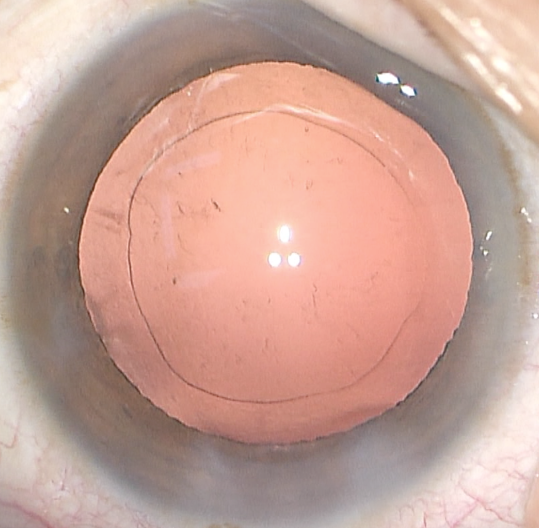
#> input picture input/1.png, 1078 x 1056 px (shown at 1/2 size); its folder holds only this picture in this run
$ python batch.py   (older library calls are emulated)
#> lines starting #> are read from the running program, lines starting #| are printed output that depends on the picture; after the words box and inside, x2 and y2 are one past the last pixel; in counts of white or black regions, pixels touching at a corner belong together
#> in predeal, orig is the input picture: shape (1056, 1078, 4); mean R, G, B, A 198.2, 160.7, 149.3, 255
### calculate.py
# coding=utf-8
import numpy as np
import cv2
import traceback
import random
import skimage.filters.rank as sfr
from skimage.morphology import disk


# from until import *

class ImgProcess():
    def __init__(self, parent=None):
        self.ori_img = None
        self.img = None
        self.mask_img = None
        self.mask = None
        self.final_img = None
        self.final_mask = None
        self.circle = None

        self.border_img = None
        self.border_mask = None
        self.border_cnt = []
        self.if_set_border = False

        self.dirt_area = 0
        self.all_area = 1

        self.orig_gray = None

    # [6 lines left out: function show, not called in this run]

    def distance(self, p1, p2):
        dist = np.sqrt((p2[0] - p1[0]) ** 2 + (p2[1] - p1[1]) ** 2)
        return dist

    def filter_border(self, ori_img, img):
        if self.if_set_border:
            x = int(np.mean(self.border_cnt, axis=0)[0])
            y = int(np.mean(self.border_cnt, axis=0)[1])
            # cv2.imshow('before', self.border_mask)
            self.border_mask = cv2.fillConvexPoly(self.border_mask, self.border_cnt, 128)
            color = self.border_mask[y][x]
            # self.border_mask[y][x] = 255
            mask = cv2.resize(self.border_mask, (ori_img.shape[1], ori_img.shape[0]),
                              cv2.INTER_NEAREST)
            for i in range(mask.shape[0]):
                for j in range(mask.shape[1]):
                    if color != mask[i][j]:
                        self.all_area += 1
                        if 255 == self.final_mask[i][j]:
                            for c in range(3):
                                img[i][j][c] = ori_img[i][j][c]
                            self.final_mask[i][j] = 0

            # cv2.imshow('after', self.border_mask)
            # cv2.waitKey(0)
        return img

    # [6 lines left out: function auto_canny, not called in this run]

    def filter_light(self, ori_img, img):
        light_thresh = 180
        thresh = np.zeros((img.shape[0], img.shape[1]), np.uint8)
        for i in range(thresh.shape[0]):
            for j in range(thresh.shape[1]):
                if img[i][j][0] > light_thresh and img[i][j][1] > light_thresh and img[i][j][
                    2] > light_thresh:
                    thresh[i][j] = 255
        # cv2.imshow('before', thresh)
        kernel = cv2.getStructuringElement(cv2.MORPH_RECT, (20, 20))
        thresh = cv2.dilate(thresh, kernel, 5)
        # cv2.imshow('after', thresh)

        for i in range(thresh.shape[0]):
            for j in range(thresh.shape[1]):
                if thresh[i][j] == 255:
                    if self.final_mask[i][j] == 255:
                        self.final_mask[i][j] = 0
                        for c in range(3):
                            img[i][j][c] = ori_img[i][j][c]

        return img

    def func2(self, i, j):
        return self.distance([i, j], [self.circle[1], self.circle[0]]) < self.circle[2]

    # [77 lines left out: functions merge, add_border, add_point, erase_point, save_process, not called in this run]
        # [7 lines of commented-out code are left out]

    def calculate(self):
        self.dirt_area = 0
        img = self.ori_img.copy()
        self.final_img = img
        self.final_mask = np.zeros((img.shape[0], img.shape[1]), np.uint8)
        self.mask = np.zeros((img.shape[0], img.shape[1]), np.uint8)
        self.border_cnt = np.array(self.border_cnt)

        ori_img = img.copy()
        gray = cv2.cvtColor(img, cv2.COLOR_BGR2GRAY)
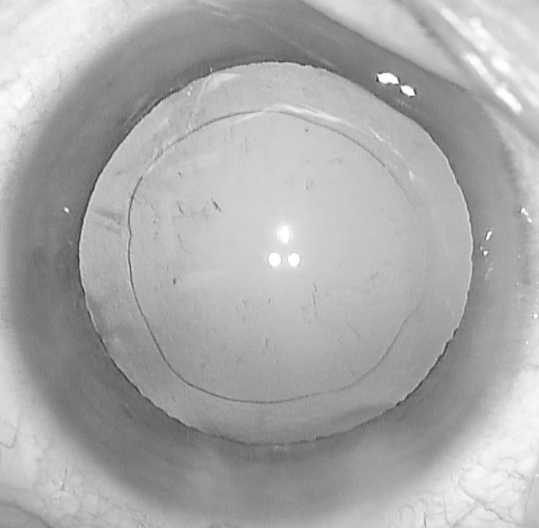
#> gray: shape (1056, 1078) (shown at 1/2 size); min 44, max 255, mean 170.6
        try:
            print('calculating...')
            thresh = np.zeros(gray.shape, np.uint8)
            if not self.if_set_border:
                circles = cv2.HoughCircles(gray, cv2.HOUGH_GRADIENT, 1, 600,
                                           param1=50, param2=30, minRadius=250, maxRadius=0)
#> circles = [[552.5, 509.5, 388.9], [4.5, 838.5, 345.9], [80.5, 79.5, 344.1], [1047.5, 23.5, 417.6], [1060.5, 884.5, 251.7]]
                circles = np.uint16(np.around(circles))
#> circles = [[552, 510, 389], [4, 838, 346], [80, 80, 344], [1048, 24, 418], [1060, 884, 252]]
                circle = circles[0][0]
#> circle = [552, 510, 389]
                gray_roi = gray[
                           max(0, circle[1] - circle[2]): min(circle[1] + circle[2], gray.shape[0]),
                           max(0, circle[0] - circle[2]): min(circle[0] + circle[2], gray.shape[1])]
                thresh_roi = cv2.adaptiveThreshold(gray_roi, 255, cv2.ADAPTIVE_THRESH_MEAN_C, \
                                                   cv2.THRESH_BINARY, 11, 8)
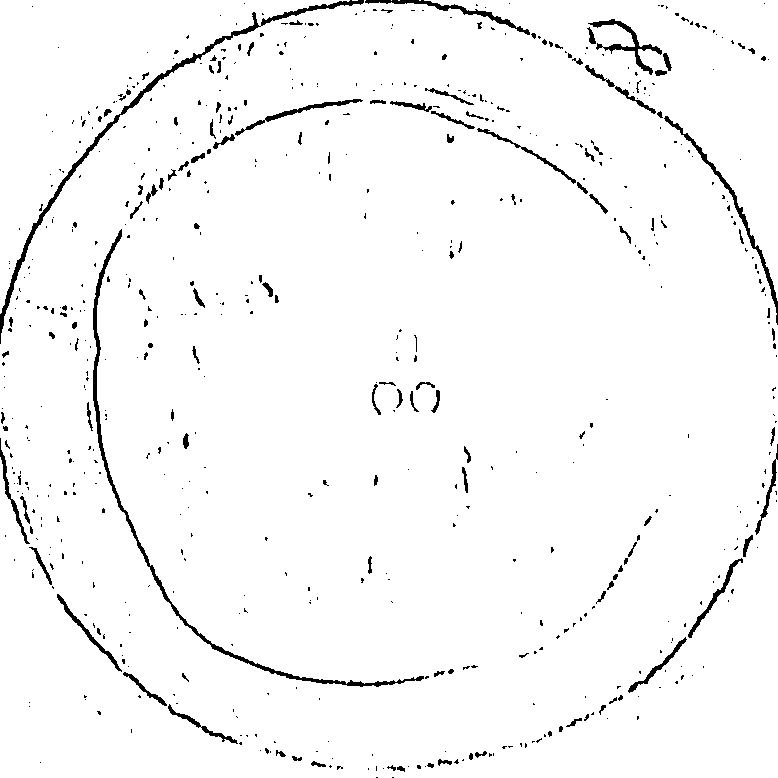
#> thresh_roi: shape (778, 778); 97% white; 645 black regions (513 under 20 px), largest, box (x1, y1, x2, y2) and area: (93, 229, 424, 687) 2469, (0, 0, 364, 344) 2346, (664, 116, 778, 325) 948
                thresh[max(0, circle[1] - circle[2]): min(circle[1] + circle[2], gray.shape[0]),
                max(0, circle[0] - circle[2]): min(circle[0] + circle[2],
                                                   gray.shape[1])] = thresh_roi
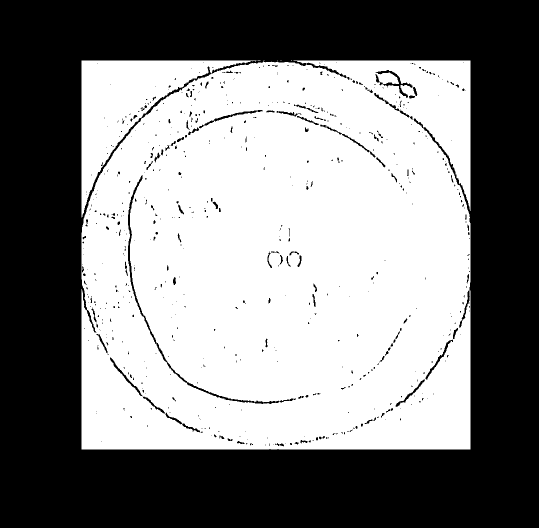
#> thresh: shape (1056, 1078) (shown at 1/2 size); 51.6% white; 639 black regions (511 under 20 px)

            else:
                scale = 1.0 * self.border_mask.shape[0] / img.shape[0]
                gray_roi = gray[int(np.min(self.border_cnt[:, 0] / scale)): \
                                int(np.max(self.border_cnt[:, 0] / scale)), \
                           int(np.min(self.border_cnt[:, 1] / scale)): \
                           int(np.max(self.border_cnt[:, 1] / scale))]
                thresh_roi = cv2.adaptiveThreshold(gray_roi, 255, cv2.ADAPTIVE_THRESH_MEAN_C, \
                                                   cv2.THRESH_BINARY, 11, 8)
                thresh[int(np.min(self.border_cnt[:, 0] / scale)): \
                       int(np.max(self.border_cnt[:, 0] / scale)), \
                int(np.min(self.border_cnt[:, 1] / scale)): \
                int(np.max(self.border_cnt[:, 1] / scale))] = thresh_roi
            _, contours, hierarchy = cv2.findContours(thresh, cv2.RETR_TREE,
                                                      cv2.CHAIN_APPROX_SIMPLE)
#> contours = 677 contours, 494 with area under 20; largest, box (x1, y1, x2, y2) and area: (163, 121, 941, 899) 598458, (255, 349, 588, 809) 3116, (750, 139, 826, 197) 822, (850, 678, 907, 760) 509, (427, 219, 527, 244) 494
            for i, cnt in enumerate(contours):
                area = cv2.contourArea(cnt)
                if area < 200:
                    img = cv2.fillConvexPoly(img, cnt, (255, 0, 0))
                    self.final_mask = cv2.fillConvexPoly(self.final_mask, cnt, (255))
#> this loop made 677 passes
#> area on passes 5, 11, 14: 598458, 41.5, 20
#> img: shape (1056, 1078, 3); mean B, G, R 151.1, 158.6, 195.3
#> self.final_mask: shape (1056, 1078); 1.5% white; 540 white regions (338 under 20 px), largest, box (x1, y1, x2, y2) and area: (330, 824, 406, 867) 499, (758, 655, 804, 726) 355, (375, 240, 429, 271) 338

            if not self.if_set_border:
                for i in range(thresh.shape[0]):
                    for j in range(thresh.shape[1]):
                        if (255 == self.final_mask[i][j]) and (
                                self.distance([i, j], [circle[1], circle[0]]) > circle[2]):
                            for c in range(3):
                                img[i][j][c] = ori_img[i][j][c]
                            self.final_mask[i][j] = 0
#> img: shape (1056, 1078, 3); mean B, G, R 150.9, 158.8, 195.6
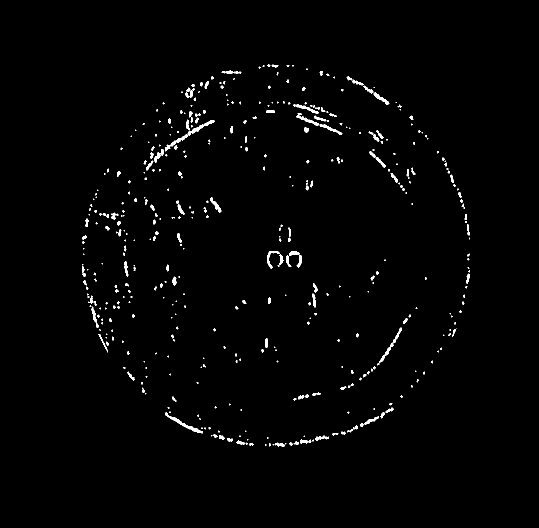
#> self.final_mask: shape (1056, 1078) (shown at 1/2 size); 1.3% white; 452 white regions (271 under 20 px), largest, box (x1, y1, x2, y2) and area: (330, 824, 406, 867) 446, (758, 655, 804, 726) 355, (375, 240, 429, 271) 338
                self.all_area = int(int(circle[2]) * circle[2] * 3.14)
#> self.all_area = 475147

            img = self.filter_border(ori_img, img)
            self.final_img = self.filter_light(ori_img, img)
#> after the loop in filter_light, `for i in range(thresh.shape[0]):`: thresh: shape (1056, 1078); 16.2% white; 183 white regions (134 under 20 px), largest, box (x1, y1, x2, y2) and area: (722, 576, 1078, 1056) 57903, (0, 0, 326, 398) 50516, (855, 0, 1078, 228) 23682
#> after the loop in filter_light, `for i in range(thresh.shape[0]):`:
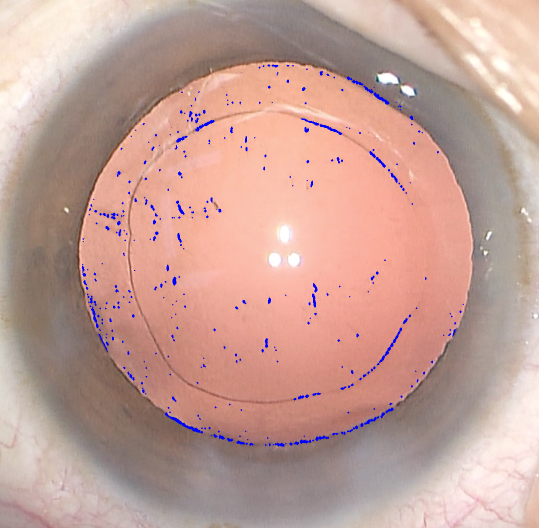
#> img: shape (1056, 1078, 3) (shown at 1/2 size); mean B, G, R 150.5, 159.5, 196.5
#> after the loop in filter_light, `for i in range(thresh.shape[0]):`:
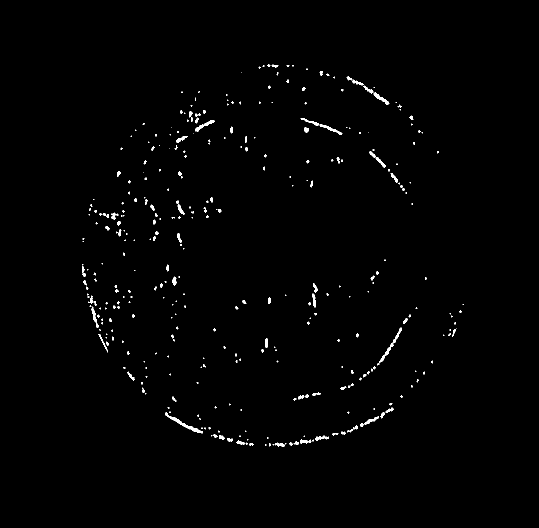
#> self.final_mask: shape (1056, 1078) (shown at 1/2 size); 0.86% white; 355 white regions (230 under 20 px), largest, box (x1, y1, x2, y2) and area: (330, 824, 406, 867) 446, (758, 655, 804, 726) 355, (391, 240, 429, 263) 232

            for i in range(self.final_mask.shape[0]):
                for j in range(self.final_mask.shape[1]):
                    if self.final_mask[i][j] == 255:
                        self.dirt_area += 1
#> after the loop, self.dirt_area = 9837
            self.mask = cv2.resize(self.final_mask,
                                   (self.border_mask.shape[1], self.border_mask.shape[0]),
                                   cv2.INTER_NEAREST)

            # cv2.imshow('ori_img', self.ori_img)
            # cv2.waitKey(0)


        except:
            traceback.print_exc()

        print('done')

    # --------------2-----------2----------2-----------2----------2-----------2----------2-----------2----------2-----------2----------2
    # [137 lines left out: functions calculate2, calculate3, not called in this run]

### batch.py
#coding=utf-8
# 直接代码调用，核心算法看这里即可
from calculate import *
# from calculate3 import *
from skimage import io
import imutils
import cv2
import os
import glob


def predeal(url,w=1080,is_gray=False):
    # cap=cv2.VideoCapture(url)
    # et,orig=cap.read()
    orig=io.imread(url)
    if(orig.shape[1]>w):
        orig=imutils.resize(orig, w)#缩小原图
    orig=cv2.cvtColor(orig, cv2.COLOR_BGR2RGB)
    if is_gray:
        orig=cv2.cvtColor(orig, cv2.COLOR_RGB2GRAY)
    return orig

# def resize_w(orig,w=1080):
#     re=imutils.resize(orig, w)#缩小原图
#     return re
def reset(img_proc):
    img_proc.border_mask = np.zeros((img_proc.img.shape[0],img_proc.img.shape[1]),np.uint8)
    img_proc.border_mask[:,:] = 255
    img_proc.border_cnt = []

def show(img):
    cv2.imshow('dd',img)
    cv2.waitKey(0)

if __name__ == "__main__":
    # WSI_MASK_PATH = 'eye-picture/input'#存放图片的文件夹路径
    # INPUT_PATH = 'eye-picture/input/'#存放图片的文件夹路径
    INPUT_PATH = 'input/'#存放图片的文件夹路径
    OUTPUT_PATH = 'output/'#存放图片的文件夹路径
    # OUTPUT_PATH = 'eye-picture/output/'#存放图片的文件夹路径
    # OUTPUT_PATH = 'eye-picture/output/'#存放图片的文件夹路径
    wsi_mask_paths = glob.glob(os.path.join(INPUT_PATH, '*.*'))
    # wsi_mask_paths = glob.glob(os.path.join(INPUT_PATH, '8.jpg'))
    wsi_mask_paths.sort()
    imgls=[]
    if not os.path.exists(OUTPUT_PATH):
        os.makedirs(OUTPUT_PATH)
    for img_path in wsi_mask_paths:
        print(img_path)
        # img_path="eye-picture/input_new/3.jpg"
        path,read_name=os.path.split(img_path)
        img_proc = ImgProcess()
        img_proc.ori_img=predeal(img_path)
        img_proc.img=predeal(img_path,320)

        reset(img_proc)
        imgs3=img_proc.calculate()

        name=OUTPUT_PATH+"done_"+read_name
        a=("%.2f%%" % (img_proc.dirt_area*100/img_proc.all_area))
#> a = '2.07%'
        img_proc.final_img=cv2.putText(img_proc.final_img,a,(50,150),cv2.FONT_HERSHEY_COMPLEX,3,(0,0,255),8)
        a=np.hstack([img_proc.ori_img,img_proc.final_img])
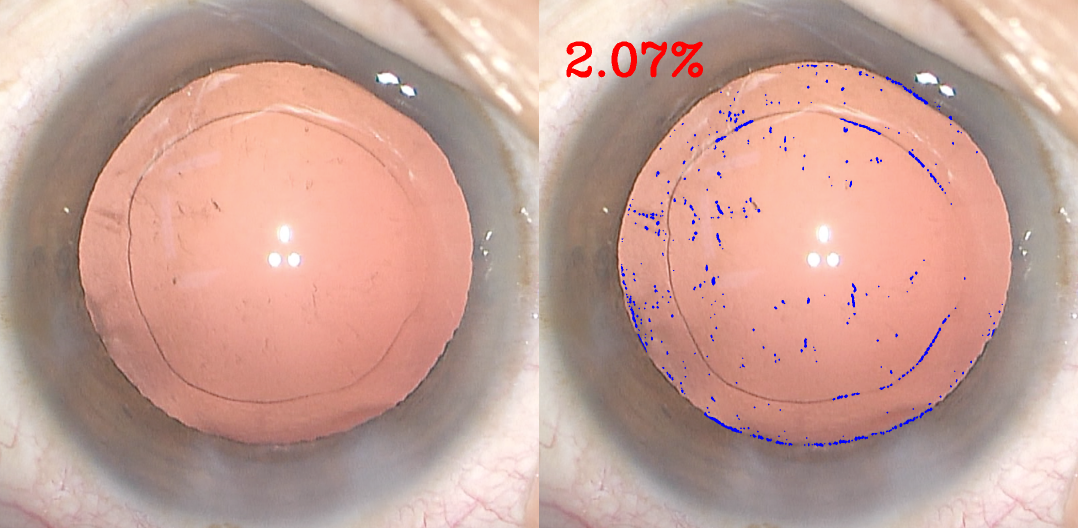
#> a: shape (1056, 2156, 3) (shown at 1/2 size); mean B, G, R 149.3, 159.5, 197.6
        # show(a)

        cv2.imwrite(name,a)

        # [7 lines of commented-out code are left out]
